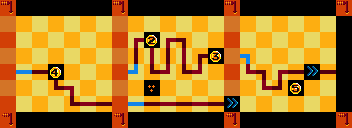

A 2D game scene composited from a Tiled map and its tileset images. What follows is a short description and the map's XML, with each tile layer's data collapsed to a summary:
An orthogonal 22x8 tile map with 16x16 px tiles, 3 tile layers (foreground, pathway, items), 2 tilesets.

<map version="1.0" orientation="orthogonal" renderorder="left-down" width="22" height="8" tilewidth="16" tileheight="16" nextobjectid="1">
 <tileset firstgid="1" name="foreground" tilewidth="16" tileheight="16" tilecount="320" columns="20">
  <image source="../assets/assets.png" width="320" height="256" />
 </tileset>
 <tileset firstgid="321" name="items" tilewidth="16" tileheight="16" tilecount="320" columns="20">
  <image source="../assets/items.png" trans="000000" width="320" height="256" />
 </tileset>
 <layer name="foreground" width="22" height="8">
  <data>[176 cells, 176 non-empty, 11 distinct tile ids]</data>
 </layer>
 <layer name="pathway" width="22" height="8">
  <data>[176 cells, 34 non-empty, 12 distinct tile ids]</data>
 </layer>
 <layer name="items" width="22" height="8">
  <data>[176 cells, 25 non-empty, 10 distinct tile ids]</data>
 </layer>
</map>